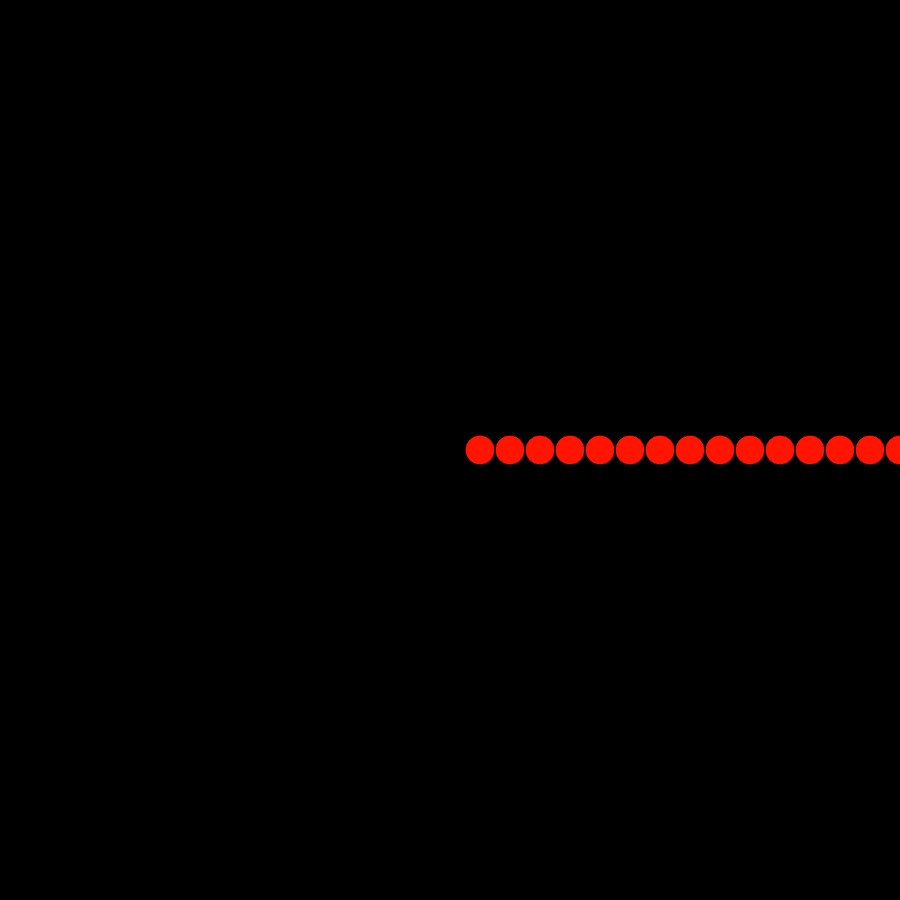
Frame 1 (no input)
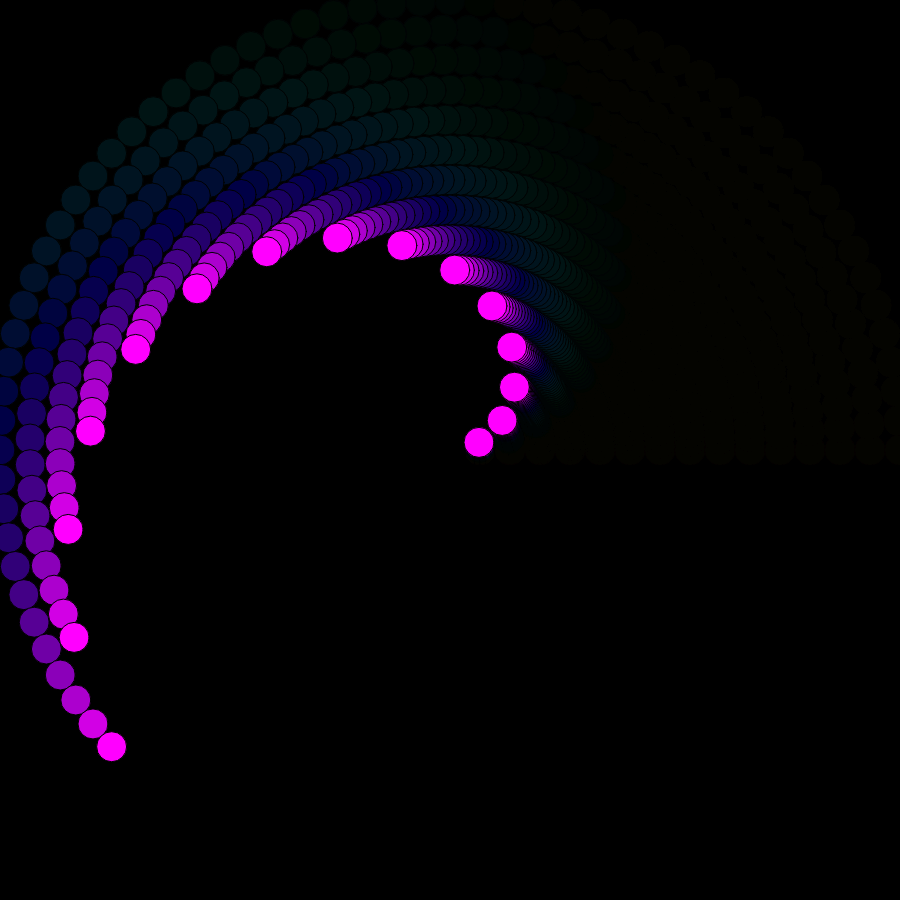
Frame 60 (no input)
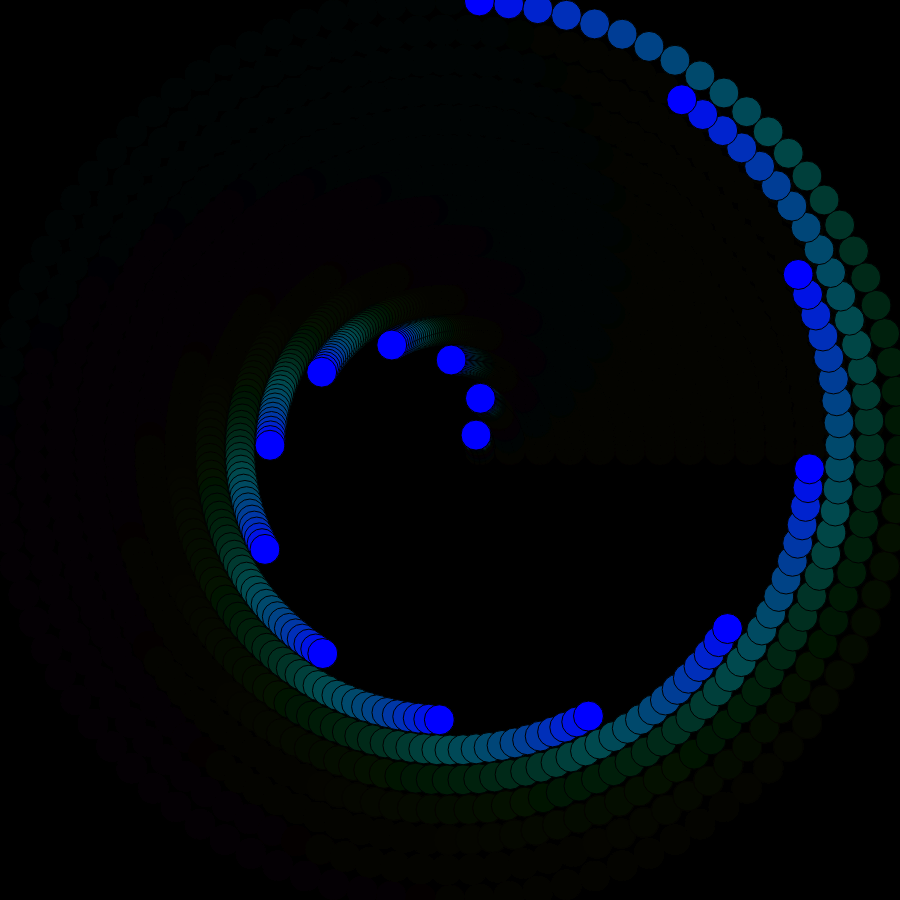
Frame 120 (the mouse pressed at the canvas centre since frame 60)

The p5.js sketch that drew these frames (run headless with seeded random() and noise() and a simulated clock; from frame 60 on, the mouse is pressed at the canvas centre):

// p5.js sketch
// ── sketch.js
let angle = 0;
let diameter;
const amount = 15;
const speed = 0.25;
let offset;
let color = 0;
const colorIncrementer = 5;

function setup(){
    createCanvas(900, 900);
    colorMode(HSL);
    angleMode(DEGREES);
    //noStroke();
    background(0);
    offset = (width/2) / amount;
    diameter = offset;
}

function draw(){
    background(0,0,0,0.1)

    translate(width/2, height/2);

    color = (color + colorIncrementer) % 360;
    fill(color, 100, 50, 1);
    drawCircles();
    angle = (angle + speed) % 360;
}

function drawCircles(){
    for (let i = 1; i <= amount; i++) {
        const x = cos(i * angle) * (i * offset);
        const y = sin(i * angle) * (i * offset);
        circle(x, -y, diameter);
    }
}
